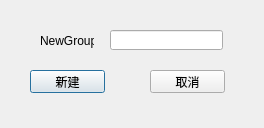
<?xml version="1.0" encoding="UTF-8"?>
<ui version="4.0">
 <class>NewGroupDialog</class>
 <widget class="QDialog" name="NewGroupDialog">
  <property name="geometry">
   <rect>
    <x>0</x>
    <y>0</y>
    <width>264</width>
    <height>128</height>
   </rect>
  </property>
  <property name="windowTitle">
   <string>Dialog</string>
  </property>
  <widget class="QLineEdit" name="newEdit">
   <property name="geometry">
    <rect>
     <x>110</x>
     <y>30</y>
     <width>113</width>
     <height>20</height>
    </rect>
   </property>
  </widget>
  <widget class="QLabel" name="label">
   <property name="geometry">
    <rect>
     <x>40</x>
     <y>30</y>
     <width>54</width>
     <height>21</height>
    </rect>
   </property>
   <property name="text">
    <string>NewGroup:</string>
   </property>
  </widget>
  <widget class="QPushButton" name="yesBtn">
   <property name="geometry">
    <rect>
     <x>30</x>
     <y>70</y>
     <width>75</width>
     <height>23</height>
    </rect>
   </property>
   <property name="text">
    <string>新建</string>
   </property>
  </widget>
  <widget class="QPushButton" name="pushButton_2">
   <property name="geometry">
    <rect>
     <x>150</x>
     <y>70</y>
     <width>75</width>
     <height>23</height>
    </rect>
   </property>
   <property name="text">
    <string>取消</string>
   </property>
  </widget>
 </widget>
 <resources/>
 <connections>
  <connection>
   <sender>pushButton_2</sender>
   <signal>clicked()</signal>
   <receiver>NewGroupDialog</receiver>
   <slot>reject()</slot>
   <hints>
    <hint type="sourcelabel">
     <x>197</x>
     <y>89</y>
    </hint>
    <hint type="destinationlabel">
     <x>201</x>
     <y>117</y>
    </hint>
   </hints>
  </connection>
 </connections>
</ui>
